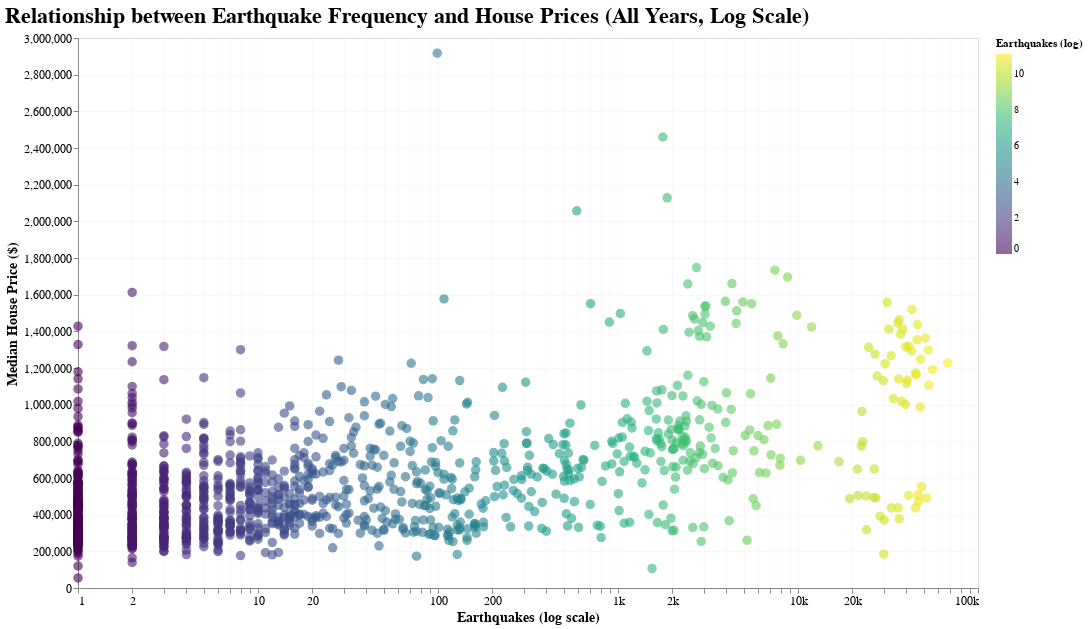

Write notebook code for a chart like this one.
### Code cell
import altair as alt
import numpy as np

# --------------------------
# 1. CLEAN DATA
# --------------------------

df_corr = agg_state_year.copy()

# Remove invalid values
df_corr = df_corr[
    (df_corr["n_earthquakes"] > 0) &
    (df_corr["avg_price"] > 0)
].copy()

# Add log value for regression
df_corr["log_eq"] = np.log(df_corr["n_earthquakes"])

# --------------------------
# 2. SCATTER (log scale)
# --------------------------

color_scale = alt.Scale(scheme="viridis")

scatter_all = (
    alt.Chart(df_corr)
    .mark_circle(size=90, opacity=0.6)
    .encode(
        x=alt.X(
            "n_earthquakes:Q",
            title="Earthquakes (log scale)",
            scale=alt.Scale(type="log"),
            axis=alt.Axis(format="~s")
        ),
        y=alt.Y(
            "avg_price:Q",
            title="Median House Price ($)",
            scale=alt.Scale(zero=False, padding=10)
        ),
        color=alt.Color(
            "log_eq:Q",
            title="Earthquakes (log)",
            scale=color_scale
        ),
        tooltip=[
            alt.Tooltip("state:N", title="State"),
            alt.Tooltip("year:O", title="Year"),
            alt.Tooltip("n_earthquakes:Q", title="Earthquakes"),
            alt.Tooltip("avg_price:Q", title="House Price ($)")
        ]
    )
)

# --------------------------
# 3. TRENDLINE with log transform
# --------------------------

smooth_all = (
    alt.Chart(df_corr)
    .transform_regression(
        "log_eq", "avg_price"
    )
    .mark_line(
        color="black",
        size=3
    )
    .encode(
        x=alt.X(
            "n_earthquakes:Q",
            scale=alt.Scale(type="log")
        ),
        y="avg_price:Q"
    )
)

# --------------------------
# 4. COMBINE BOTH
# --------------------------

correlation_all = (
    (scatter_all + smooth_all)
    .properties(
        width=900,
        height=550,
        title="Relationship between Earthquake Frequency and House Prices (All Years, Log Scale)"
    )
    .configure_axis(
        gridOpacity=0.20,
        labelFontSize=12,
        titleFontSize=14
    )
    .configure_title(
        fontSize=22,
        anchor="start"
    )
)

correlation_all

### Figure 1 — Vega-Lite specification as saved in the notebook (floating-point values rounded to 4 significant figures; data arrays with more than 128 entries replaced by an {"elided": "..."} marker saying what was removed)
{"config": {"view": {"continuousWidth": 300, "continuousHeight": 300}, "axis": {"gridOpacity": 0.2, "labelFontSize": 12, "titleFontSize": 14}, "title": {"anchor": "start", "fontSize": 22}}, "layer": [{"mark": {"type": "circle", "opacity": 0.6, "size": 90}, "encoding": {"color": {"field": "log_eq", "scale": {"scheme": "viridis"}, "title": "Earthquakes (log)", "type": "quantitative"}, "tooltip": [{"field": "state", "title": "State", "type": "nominal"}, {"field": "year", "title": "Year", "type": "ordinal"}, {"field": "n_earthquakes", "title": "Earthquakes", "type": "quantitative"}, {"field": "avg_price", "title": "House Price ($)", "type": "quantitative"}], "x": {"axis": {"format": "~s"}, "field": "n_earthquakes", "scale": {"type": "log"}, "title": "Earthquakes (log scale)", "type": "quantitative"}, "y": {"field": "avg_price", "scale": {"padding": 10, "zero": false}, "title": "Median House Price ($)", "type": "quantitative"}}}, {"mark": {"type": "line", "color": "black", "size": 3}, "encoding": {"x": {"field": "n_earthquakes", "scale": {"type": "log"}, "type": "quantitative"}, "y": {"field": "avg_price", "type": "quantitative"}}, "transform": [{"on": "log_eq", "regression": "avg_price"}]}], "data": {"name": "data-8ea4df74a5cd624e387d05df6c8f8a08"}, "height": 550, "title": "Relationship between Earthquake Frequency and House Prices (All Years, Log Scale)", "width": 900, "$schema": "https://vega.github.io/schema/vega-lite/v5.20.1.json", "datasets": {"data-8ea4df74a5cd624e387d05df6c8f8a08": {"elided": "1204 records"}}}
